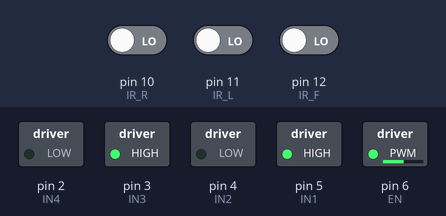
This sketch was run on a simulated Arduino Uno, built with avr-gcc and run on an emulated ATmega328P. Shown: switched loads named in the sketch (green lamp = pin HIGH). Dashed ring = blinking. The test bench sets the inputs (shaded band); at power-on: pin 11 (IR_L) LOW, pin 12 (IR_F) LOW, pin 10 (IR_R) LOW.

Above: at 3.0 s.
3.1 s: pin 11 (IR_L) driven HIGH
At 3.7 s:
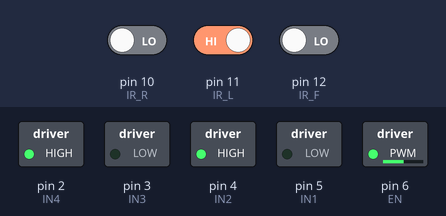
6.6 s: pin 12 (IR_F) driven HIGH
At 6.95 s:
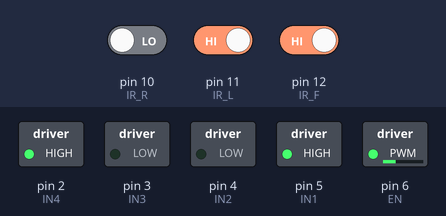
10.1 s: pin 12 (IR_F) driven LOW
At 10.5 s:
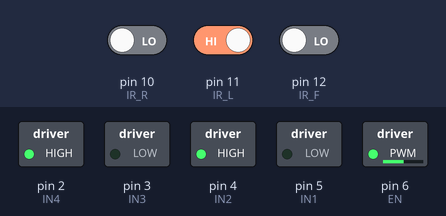
13.6 s: pin 11 (IR_L) driven LOW
At 14.5 s:
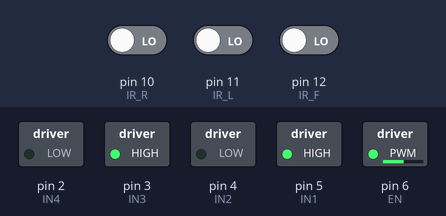
Timing chart, 0 to 18.8 s (numbered marks = the images above; inputs shaded):
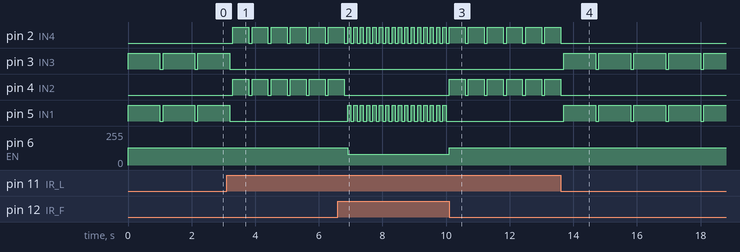

Measured:
- after the input at 3.1 s, pin 2 (IN4), pin 4 (IN2): alternates HIGH for 0.50 s and LOW for 0.10 s, starting after 0.20 s; pin 3 (IN3), pin 5 (IN1): goes on until 3.2 s, then stays LOW
- after the input at 6.6 s, pin 2 (IN4): alternates HIGH for 0.10 s and LOW for 0.10 s, starting after 0.40 s; pin 4 (IN2): goes on until 6.8 s, then stays LOW; pin 5 (IN1): alternates HIGH for 0.10 s and LOW for 0.10 s, starting after 0.30 s; pin 6 (EN): 130/255 → 80/255 after 0.30 s
- after the input at 10.1 s, pin 2 (IN4): alternates HIGH for 0.50 s and LOW for 0.10 s, starting after 0.50 s; pin 4 (IN2): alternates HIGH for 0.50 s and LOW for 0.10 s, starting at once; pin 5 (IN1): stops changing and stays LOW; pin 6 (EN): 80/255 → 130/255 at once
- after the input at 13.6 s, pin 2 (IN4), pin 4 (IN2): goes on until 13.6 s, then stays LOW; pin 3 (IN3), pin 5 (IN1): alternates HIGH for 1.0 s and LOW for 0.10 s, starting after 0.10 s
- by itself, pin 3 (IN3), pin 5 (IN1): alternates HIGH for 1.0 s and LOW for 0.10 s

The sketch:

IR_Obstacle_avoidance.ino
```cpp
const int IR_F = 12;
const int IR_L = 11;
const int IR_R = 10;

const int IN1 = 5;
const int IN2 = 4;
const int IN3 = 3;
const int IN4 = 2;

const int EN = 6;

int pwm = 80;

void setup() {

  Serial.begin(9600);    // Initialize serial communication at 9600 bits per second:

  pinMode(IR_F, INPUT);
  pinMode(IR_L, INPUT);
  pinMode(IR_R, INPUT);

  pinMode(IN1, OUTPUT);
  pinMode(IN2, OUTPUT);
  pinMode(IN3, OUTPUT);
  pinMode(IN4, OUTPUT);

  pinMode(EN, OUTPUT);

  analogWrite(EN, pwm);
}

void Stop()  {
    digitalWrite(IN1, LOW);
    digitalWrite(IN2, LOW);
    digitalWrite(IN3, LOW);
    digitalWrite(IN4, LOW);

}

void Front()  {
    analogWrite(EN, pwm);
    //This function  will turn Motors front.
    digitalWrite(IN1, HIGH);
    digitalWrite(IN2, LOW);
    digitalWrite(IN3, LOW);
    digitalWrite(IN4, HIGH);

}

void Left()  {

    analogWrite(EN, pwm+50);

    digitalWrite(IN1, LOW);
    digitalWrite(IN2, HIGH);
    digitalWrite(IN3, LOW);
    digitalWrite(IN4, HIGH);
    delay(500);

}

void Right()  {
    analogWrite(EN, pwm+50);

    digitalWrite(IN1, HIGH);
    digitalWrite(IN2, LOW);
    digitalWrite(IN3, HIGH);
    digitalWrite(IN4, LOW);
    delay(500);

}


void loop() {

  if (digitalRead(IR_F) == HIGH) {    // No obstacle in front
//    Serial.print('f');
    Front();

    delay(100);
  }
  else  {
    // Check for obstacles and decide direction to move in
    if (digitalRead(IR_L) == HIGH)  {   // No obstacle at the left, turn 90 deg left
//      Serial.print('l');
      Left();
    }
    else if(digitalRead(IR_R) == HIGH) {  // No obstacle at the right, turn 90 def right
//      Serial.print('r');
      Right();
    }
    else  {   // Obstacle in front, left and right so turn 180 degrees
//      Serial.print('b');
      Right();
      Right();
    }
  }

  Stop();

  Serial.print('\n');
  delay(100);
}
```
